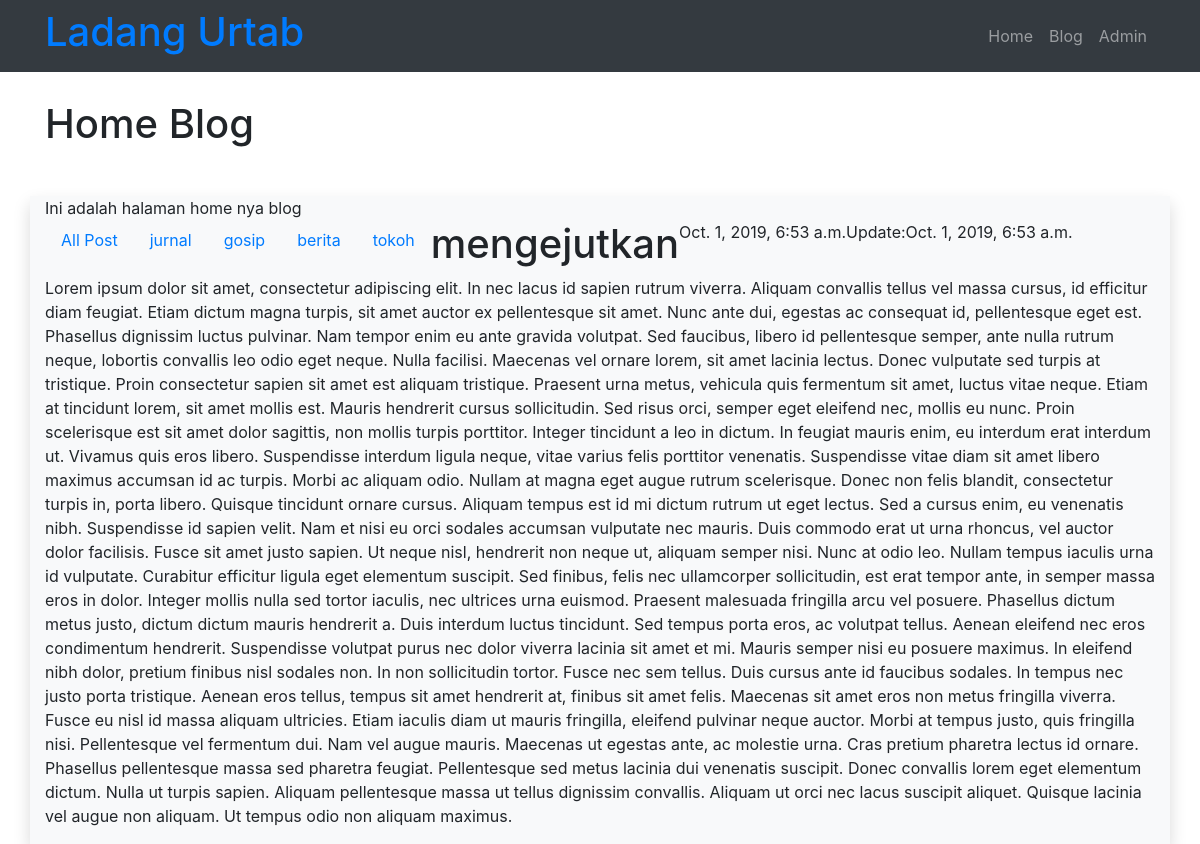
Screenshot of /blog/post/mengejutkan/ with the database file from the repository.
### blog/models.py (models this page shows, shortened)
class Post(models.Model):
	judul 	 = models.CharField(max_length=255)
	body 	 = models.TextField()
	category = models.CharField(max_length=255)
	publish  = models.DateTimeField(auto_now_add=True)
	update   = models.DateTimeField(auto_now=True)
	slug     = models.SlugField(blank=True,editable=False)

### blog/views.py (the view)
# urls.py: url(r'^post/(?P<slugInput>[\w-]+)/$',views.detailPost,name='detail'),
def detailPost(request,slugInput):
	posts = Post.objects.get(slug = slugInput)
	categories = Post.objects.values("category").distinct();
	context={
		'judul':'Home Blog',
		'content':'Ini adalah halaman home nya blog',
		'Categories':categories,
		'Posts':posts
	}
	return render(request,'blog/detail.html',context)

### blog/templates/blog/detail.html (shortened to what this page needs)
{% extends "base.html"%}
{% block pageTitle%}
	{{judul}}
{% endblock pageTitle%}
{% block contents%}
	{{content}}
		<ul class="nav">
			<li class="nav-item">
				<a class="nav-link" href="/blog">All Post</a>
			</li>
			{% for datacategory in Categories %}
			<li class="nav-item">
				<a class="nav-link" href="/blog/category/{{datacategory.category}}">{{datacategory.category}}</a>
			</li>
	{% endfor %}
	<h1>{{Posts.judul}}</h1>
	<p>{{Posts.publish}}</p>
	<p>Update:{{Posts.update}}</p>
	<p>{{Posts.body}}</p>
{% endblock contents%}

### rows the page displays
Post: judul "mengejutkan", publish "Oct. 1, 2019, 6:53 a.m.", update "Oct. 1, 2019, 6:53 a.m.", body "Lorem ipsum dolor sit amet, consectetur adipiscing elit. In nec lacus id sapien rutrum viverra. Aliquam convallis tellus vel massa cursus, id efficitur diam feugiat. Etiam dictum magna turpis, sit amet auctor ex pellentesque sit amet. Nunc ante dui, egestas ac consequat id, pellentesque eget est. Phasellus dignissim luctus pulvinar. Nam tempor enim eu ante gravida volutpat. Sed faucibus, libero id pellentesque semper, ante nulla rutrum neque, lobortis convallis leo odio eget neque. Nulla facilisi. Maecenas vel ornare lorem, sit amet lacinia lectus. Donec vulputate sed turpis at tristique. Proin consectetur sapien sit amet est aliquam tristique. Praesent urna metus, vehicula quis fermentum…"

### other values shown
{{ judul }} "Home Blog"
{{ content }} "Ini adalah halaman home nya blog"
{{ datacategory.category }} "jurnal" "gosip" "berita" "tokoh"
